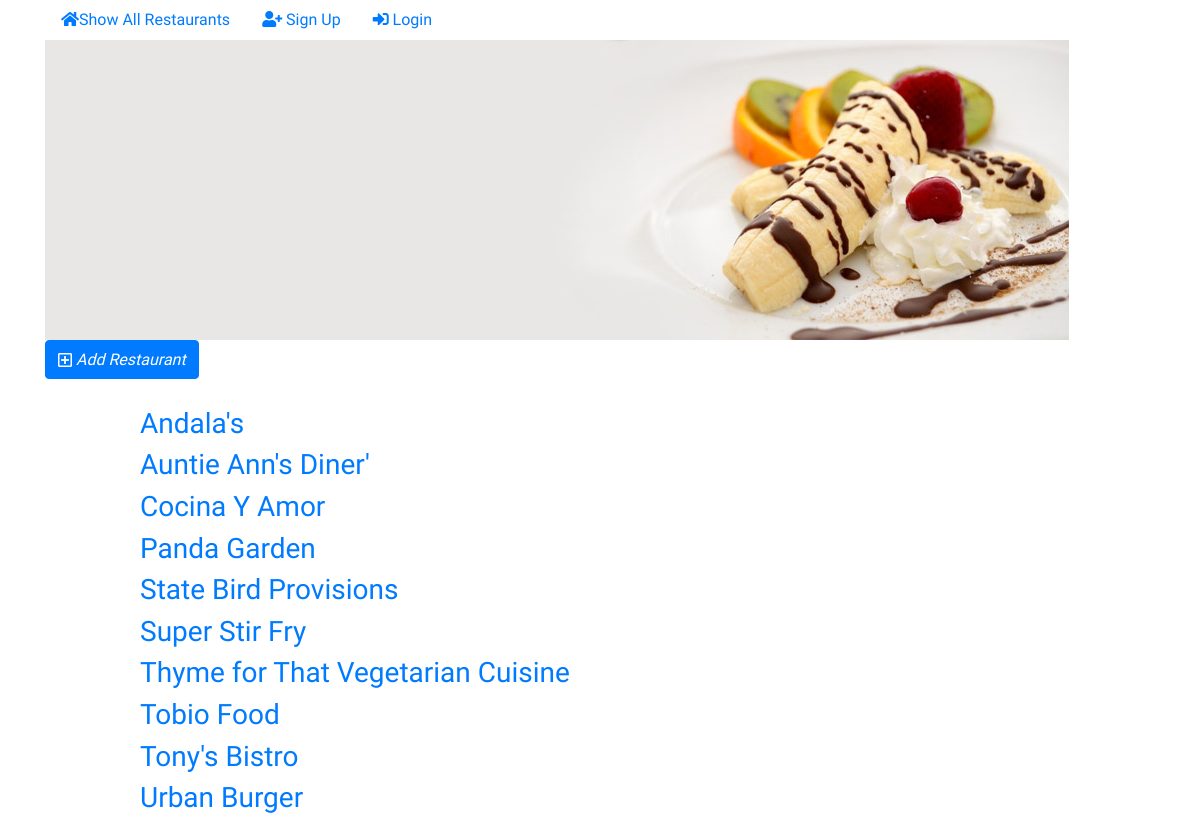
Page /restaurant/ on the earlier database version.
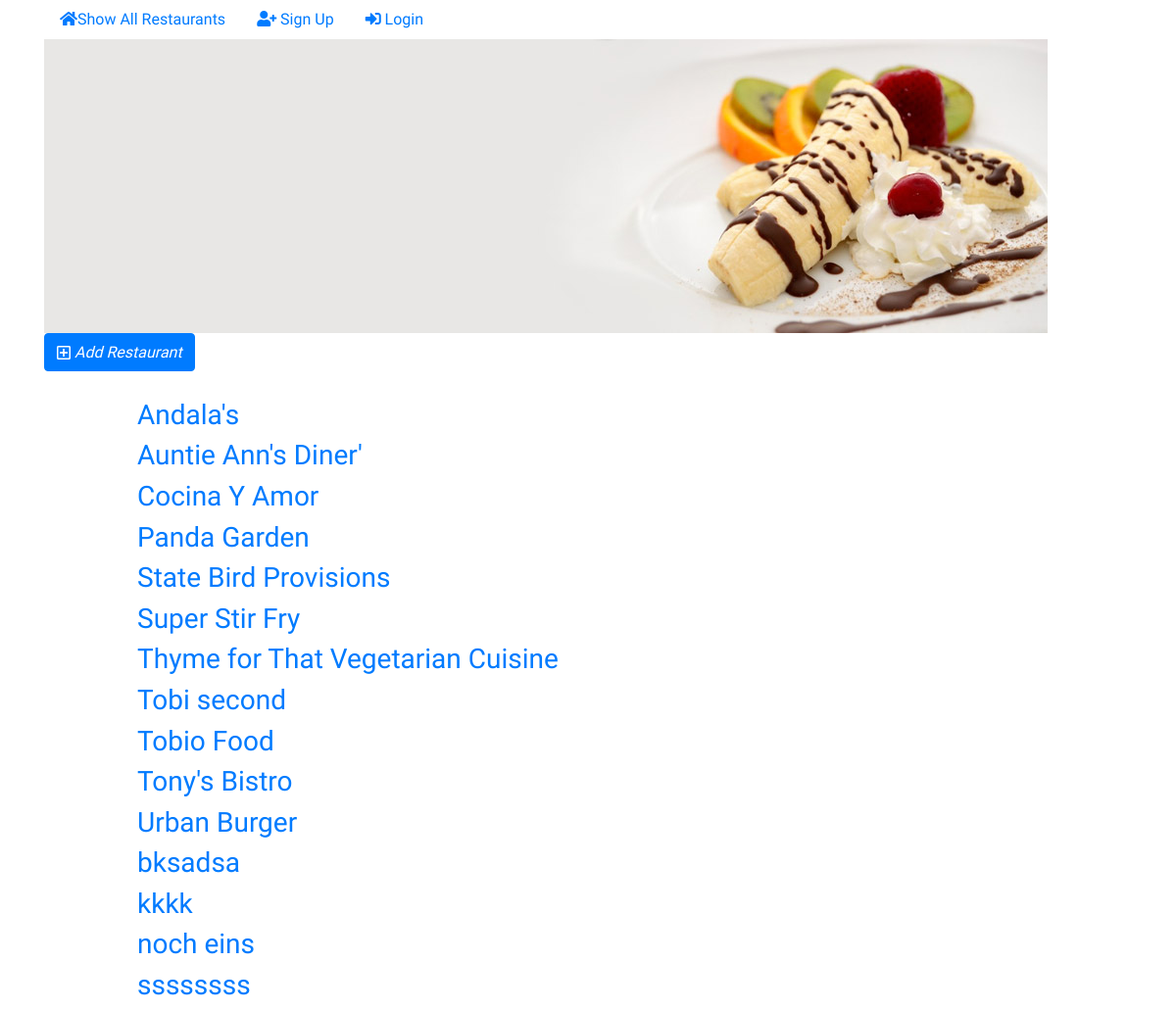
Same page on the later database version.
### Restaurant/model.py (models this page shows, shortened)
class Restaurant(db.Model):
    id = db.Column(db.Integer, primary_key=True)
    name = db.Column(db.String(20), unique=False, nullable=False)
    menuItems = db.relationship('MenuItem', backref='restaurant', lazy=True)

### Restaurant/routes.py (the view)
@app.route('/')
@app.route('/restaurant/')
def showRestaurants():
  restaurants = Restaurant.query.order_by(Restaurant.name).all()
  return render_template('restaurants.html', restaurants = restaurants)

### Restaurant/templates/restaurants.html (shortened to what this page needs)
{% extends "main.html" %}
{% block content %}
{% include "header.html" %}
<img src="{{ url_for('static', filename = 'top-banner.jpg') }}" class="img-fluid" alt="Responsive image">
<button  onclick="window.location.href='{{url_for('newRestaurant')}}'" class="btn btn-primary" id="new-restaurant">
	<i class="far fa-plus-square" style=" vertical-align: middle;"></i> <i style=" vertical-align: middle;"> Add Restaurant</i>
</button>
<div class="divider-10"></div>
	{% for restaurant in restaurants %}
		<a href = "{{url_for('showMenu', restaurant_id = restaurant.id)}}">
			<div class="row">
				<div class="col-md-1"></div>
					<div class="col-md-10 restaurant-list">
						<h3>{{restaurant.name}}</h3>
					</div>
				<div class="col-md-1"></div>
			</div>
		</a>
	{% endfor %}
{% endblock %}

### Restaurant/templates/main.html (shortened to what this page needs)
<!DOCTYPE html>
<html lang="en">
	<head>
		 <link rel="stylesheet" href="https://stackpath.bootstrapcdn.com/bootstrap/4.3.1/css/bootstrap.min.css">
		 <link rel="stylesheet" href="https://use.fontawesome.com/releases/v5.8.1/css/all.css">
		 <link rel=stylesheet type=text/css href="{{ url_for('static', filename='styles.css') }}">
	</head>
	<body>
		<div class="container">
			{% block content %}
			{% endblock %}
		</div>
	</body>
</html>

### Restaurant/templates/header.html
<nav class="nav">
	<ul class="nav justify-content-center">
		<li class="nav-item">
			<a class="nav-link" href="{{url_for('showRestaurants')}}">
				<span class="fas fa-home" aria-hidden="true"></span>Show All Restaurants
			</a>
		</li>
		<li class="nav-item">
			<a class="nav-link" href="#">
				<span class="fas fa-user-plus"></span> Sign Up
			</a>
		</li>
		<li class="nav-item">
			<a class="nav-link" href="#"><span class="fas fa-sign-in-alt"></span> Login</a>
		</li>
	</ul>
</nav>

### Restaurant/static/styles.css (style rules this page uses)
.divider-10 { width:100%; min-height:1px; margin-top:10px; margin-bottom:10px; display:inline-block; position:relative; }

### Restaurant/templates/main.html (style rules this page uses)
body { font-family: 'Dokdo', cursive; }

Differences in the rows shown:
added Restaurant: name "Tobi second"
added Restaurant: name "bksadsa"
added Restaurant: name "kkkk"
added Restaurant: name "noch eins"
added Restaurant: name "ssssssss"
